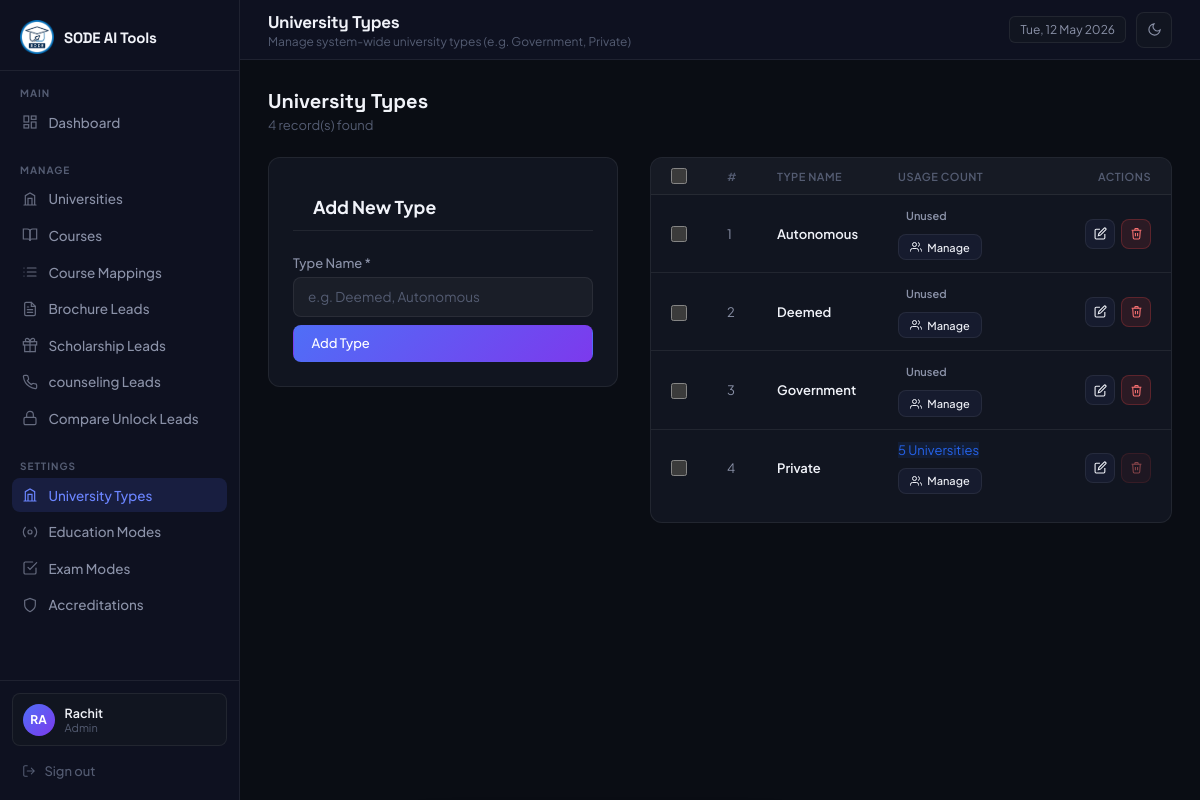
The page /admin/masters/university_types.php (signed in) on the database its author committed.
### tables this page shows
CREATE TABLE `university_types` (
  `id` int(11) NOT NULL,
  `type_name` varchar(150) NOT NULL,
  `is_active` tinyint(1) DEFAULT 1
);

### includes/helpers.php (called while the page is built, shortened)
<?php
function e(mixed $val): string {
    return htmlspecialchars((string)$val, ENT_QUOTES, 'UTF-8');
}

### admin/masters/university_types.php (the view, shortened to what this page needs)
<?php
require_once '../../includes/db.php';
require_once '../../includes/helpers.php';
$errors = [];
$edit_item = null;
$types = $pdo->query("
    SELECT t.*, (SELECT COUNT(*) FROM universities u WHERE u.university_type_id = t.id) as used_count
    FROM university_types t
    ORDER BY t.type_name ASC
")->fetchAll();
?>
<!DOCTYPE html>
<html lang="en">
<head>
</head>
<body>
  <?php require_once __DIR__ . '/../includes/sidebar.php'; ?>
  <main class="main">
    <?php require_once __DIR__ . '/../includes/topbar.php'; ?>
    <div class="content">
      <div class="page-header">
        <div>
          <h3>University Types</h3>
          <p><?= count($types) ?> record(s) found</p>
        </div>
      </div>
      <div class="split-layout">
        <div class="split-form">
          <div class="panel">
            <?php if ($edit_item): ?>
              <div class="panel-header" style="color:var(--accent);">Edit Type</div>
              <form method="POST" action="university_types.php">
                <input type="hidden" name="action" value="edit">
                <input type="hidden" name="edit_id" value="<?= $edit_item['id'] ?>">
                <div class="form-group">
                  <label>Type Name <span class="required">*</span></label>
                  <input type="text" name="name" class="form-control" value="<?= e($edit_item['type_name'] ?? '') ?>">
                  <?php if (isset($errors['edit_name'])): ?><span class="helper-text" style="color:var(--danger);"><?= $errors['edit_name'] ?></span><?php endif; ?>
                </div>
                <div style="display:flex;gap:0.5rem;margin-top:1.5rem;">
                  <button type="submit" class="btn btn-primary" style="flex:1;">Update</button>
                  <a href="university_types.php" class="btn btn-secondary" style="flex:1;text-align:center;">Cancel</a>
                </div>
              </form>
            <?php else: ?>
              <div class="panel-header">Add New Type</div>
              <form method="POST">
                <div class="form-group">
                  <label>Type Name <span class="required">*</span></label>
                  <input type="text" name="name" class="form-control" placeholder="e.g. Deemed, Autonomous" value="<?= e($_POST['name'] ?? '') ?>">
                </div>
                <button type="submit" class="btn btn-primary" style="width:100%;margin-top:0.5rem;">Add Type</button>
              </form>
            <?php endif; ?>
          </div>
        </div>
        <div class="split-table">
          <div class="panel" style="padding:0;">
            <div class="table-responsive">
              <table>
                <thead>
                  <tr>
                    <th style="width:40px;"><input type="checkbox" class="bulk-cb" id="bulkSelectAll" title="Select All"></th>
                    <th style="width:50px;">#</th>
                    <th>Type Name</th>
                    <th>Usage Count</th>
                    <th style="width:100px;text-align:right;">Actions</th>
                  </tr>
                </thead>
                <tbody>
                  <?php if ($types): ?>
                    <?php foreach ($types as $i => $t): ?>
                      <tr data-ba-row-id="<?= $t['id'] ?>" data-ba-module="university_types" <?= $edit_item && $edit_item['id'] == $t['id'] ? 'style="background:rgba(37,99,235,0.05);"' : '' ?>>
                         <td><input type="checkbox" class="bulk-cb bulk-row-cb" value="<?= $t['id'] ?>"></td>
                         <td data-label="#"> <?= $i + 1 ?> </td>
                        <td data-label="Type Name" style="font-weight:600;color:var(--text);"><?= e($t['type_name']) ?></td>
                         <td data-label="Usage Count">
                          <div class="ba-trigger-cell">
                            <?php if ($t['used_count'] > 0): ?>
                              <span class="usage-badge ba-usage-badge" style="background:rgba(37,99,235,0.1);color:#2563eb;"><?= $t['used_count'] ?> Universities</span>
                            <?php else: ?>
                              <span class="badge ba-none-text">Unused</span>
                            <?php endif; ?>
                            <button
                              type="button"
                              class="btn btn-secondary btn-sm ba-manage-btn"
                              onclick="openBulkModal('university_types', <?= $t['id'] ?>, <?= htmlspecialchars(json_encode($t['type_name']), ENT_QUOTES) ?>)"
                              title="Manage associated universities">
                              <svg width="12" height="12" viewBox="0 0 24 24" fill="none" stroke="currentColor" stroke-width="2"><path d="M17 21v-2a4 4 0 0 0-4-4H5a4 4 0 0 0-4 4v2"/><circle cx="9" cy="7" r="4"/><path d="M23 21v-2a4 4 0 0 0-3-3.87"/><path d="M16 3.13a4 4 0 0 1 0 7.75"/></svg>
                              Manage
                            </button>
                          </div>
                         </td>
                        <td data-label="Actions" style="text-align:right;">
                          <div class="action-col" style="justify-content:flex-end;">
                            <a href="?edit=<?= $t['id'] ?>" class="btn btn-secondary btn-sm btn-icon" title="Edit">
                              <svg width="13" height="13" viewBox="0 0 24 24" fill="none" stroke="currentColor" stroke-width="2"><path d="M11 4H4a2 2 0 0 0-2 2v14a2 2 0 0 0 2 2h14a2 2 0 0 0 2-2v-7"/><path d="M18.5 2.5a2.121 2.121 0 0 1 3 3L12 15l-4 1 1-4 9.5-9.5z"/></svg>
                            </a>
                            <form method="POST" style="display:inline;">
                              <button type="submit" class="btn btn-danger btn-sm btn-icon" title="Delete" <?= $t['used_count'] > 0 ? 'disabled style="opacity:0.5;cursor:not-allowed;"' : '' ?> data-confirm="Delete '<?= e($t['type_name']) ?>'?">
                                <svg width="13" height="13" viewBox="0 0 24 24" fill="none" stroke="currentColor" stroke-width="2"><polyline points="3 6 5 6 21 6"/><path d="M19 6l-1 14a2 2 0 0 1-2 2H8a2 2 0 0 1-2-2L5 6"/><path d="M10 11v6M14 11v6"/><path d="M9 6V4a1 1 0 0 1 1-1h4a1 1 0 0 1 1 1v2"/></svg>
                              </button>
                            </form>
                          </div>
                        </td>
                       </tr>
                    <?php endforeach; ?>
                  <?php else: ?>
                    <tr><td colspan="5" class="empty-state">No types found. Add your first university type.</td></tr>
                  <?php endif; ?>
                </tbody>
              </table>
            </div>
          </div>
        </div>
      </div>
    </div>
  </main>
</body>
</html>

### admin/includes/layout_head.php (style rules this page uses)
*, *::before, *::after { box-sizing: border-box; margin: 0; padding: 0; }
:root { color-scheme: dark; --bg: #0a0d14; --sidebar: #0e1120; --surface: #111520; --surface-h: #161b2e; --border: rgba(255, 255, 255, 0.07); --border-h: rgba(255, 255, 255, 0.13); --accent: #4f6ef7; --accent-h: #6b85ff; --accent-g: #7c3aed; --text: #f1f3f9; --text-m: #8b92a8; --text-s: #545c72; --success: #22c55e; --warning: #f59e0b; --danger: #ef4444; --radius: 12px; --radius-sm: 8px; --sidebar-w: 240px; }
body { font-family: 'Plus Jakarta Sans', sans-serif; background: var(--bg); color: var(--text); display: flex; min-height: 100vh; font-size: 14px; transition: background 0.2s, color 0.2s; overflow-x: hidden; }
.main { margin-left: var(--sidebar-w); flex: 1; display: flex; flex-direction: column; min-height: 100vh; min-width: 0; }
.content { padding: 1.75rem; flex: 1; min-width: 0; max-width: 100%; overflow-x: hidden; }
.panel { background: var(--surface); border: 1px solid var(--border); border-radius: var(--radius); overflow: hidden; }
.panel-header { padding: 0.875rem 1.25rem; border-bottom: 1px solid var(--border); display: flex; align-items: center; justify-content: space-between; }
table { width: 100%; border-collapse: collapse; }
table th { padding: 0.625rem 1.25rem; font-size: 11px; font-weight: 600; letter-spacing: 0.5px; text-transform: uppercase; color: var(--text-s); text-align: left; border-bottom: 1px solid var(--border); background: rgba(255, 255, 255, 0.02); }
table td { padding: 0.75rem 1.25rem; font-size: 13px; border-bottom: 1px solid var(--border); color: var(--text-m); }
table tr:last-child td { border-bottom: none; }
.table-responsive, .table-scroll { width: 100%; margin-bottom: 1rem; border-radius: var(--radius-sm); }
.table-responsive table, .table-scroll table { min-width: 100%; }
.table-responsive table th, .table-scroll table th, .table-responsive table td, .table-scroll table td { white-space: normal; }
.badge { display: inline-block; padding: 2px 8px; border-radius: 4px; font-size: 11px; font-weight: 600; }
.form-group { display: flex; flex-direction: column; gap: 6px; }
.form-group label { font-size: 13px; font-weight: 500; color: var(--text-m); }
.form-control { width: 100%; background: rgba(255, 255, 255, 0.04); border: 1px solid var(--border); border-radius: var(--radius-sm); padding: 0.65rem 0.875rem; font-size: 13.5px; font-family: inherit; color: var(--text); transition: border-color 0.2s, box-shadow 0.2s; outline: none; }
.form-control::placeholder { color: var(--text-s); }
.btn { display: inline-flex; align-items: center; gap: 7px; padding: 0.6rem 1.1rem; border-radius: var(--radius-sm); font-size: 13px; font-weight: 500; font-family: inherit; cursor: pointer; transition: opacity 0.2s, transform 0.15s, background 0.15s; text-decoration: none; border: 1px solid transparent; }
.btn-primary { background: linear-gradient(135deg, var(--accent) 0%, var(--accent-g) 100%); color: #fff; border-color: transparent; }
.btn-secondary { background: var(--surface-h); color: var(--text); border-color: var(--border); }
.btn-danger { background: rgba(239, 68, 68, 0.12); color: #f87171; border-color: rgba(239, 68, 68, 0.25); }
.btn-sm { padding: 0.35rem 0.7rem; font-size: 12px; }
.btn-icon { padding: 0.4rem; width: 30px; height: 30px; justify-content: center; }
.page-header { display: flex; align-items: center; justify-content: space-between; margin-bottom: 1.5rem; }
.page-header h3 { font-family: 'Space Grotesk', sans-serif; font-size: 20px; font-weight: 700; }
.page-header p { font-size: 13px; color: var(--text-s); margin-top: 3px; }
.action-col { display: flex; gap: 6px; align-items: center; }
.bulk-cb { width: 16px; height: 16px; accent-color: var(--accent); cursor: pointer; vertical-align: middle; }

### admin/masters/university_types.php (style rules this page uses)
.split-layout { display: flex; gap: 2rem; align-items: flex-start; }
.split-form { flex: 0 0 350px; }
.split-table { flex: 1; min-width: 0; }
.panel { background:var(--surface); border:1px solid var(--border); border-radius:var(--radius); padding:1.5rem; }
.panel-header { font-weight:700; color:var(--text); margin-bottom:1.5rem; font-size:1.1rem; border-bottom:1px solid var(--border); padding-bottom:0.75rem; }
.ba-trigger-cell { display:flex; align-items:center; gap:10px; flex-wrap:wrap; }
.ba-manage-btn { font-size:11px; gap:5px; }

### rows shown on the page
university_types: type_name "Autonomous", shows "Unused"
university_types: type_name "Deemed", shows "Unused"
university_types: type_name "Government", shows "Unused"
university_types: type_name "Private", used_count "5"

### other values the page prints
substr($_SESSION['admin_name'], 0, 2) "RA"
$_SESSION['admin_name'] "Rachit"
$_SESSION['admin_role'] "Admin"
$page_title "University Types"
$page_subtitle "Manage system-wide university types (e.g. Government, Private)"
count($types) "4"
